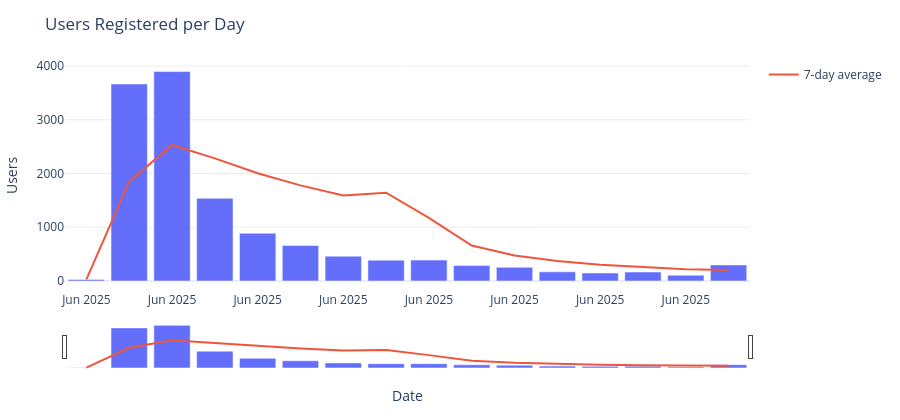

Notebook code for this chart:
### Markdown cell above
# No of Users registered per Date

This chart shows the number of users registered on each date using the `created_at` column.

### Code cell
date_series = pd.to_datetime(df['created_at'], errors='coerce')

counts = (
    pd.DataFrame({'date': date_series.dt.date})
      .dropna(subset=['date'])
      .groupby('date')
      .size()
      .reset_index(name='user_count')
      .sort_values('date')
)

counts['date'] = pd.to_datetime(counts['date'])
counts['rolling_7d'] = counts['user_count'].rolling(7, min_periods=1).mean()

fig = px.bar(
    counts, x='date', y='user_count',
    title='Users Registered per Day',
    labels={'date': 'Date', 'user_count': 'Users'},
    color_discrete_sequence=['#636EFA']
)

fig.add_scatter(
    x=counts['date'], y=counts['rolling_7d'],
    name='7-day average', mode='lines',
    line=dict(color='#EF553B', width=2)
)

fig.update_traces(hovertemplate='Date=%{x|%Y-%m-%d}<br>Users=%{y}')
fig.update_layout(
    hovermode='x unified', bargap=0.15,
    height=max(DEFAULT_HEIGHT, 420),
    xaxis=dict(title='Date', tickformat='%b %Y',
               showgrid=False, rangeslider=dict(visible=True)),
    yaxis=dict(title='Users', showgrid=True, gridcolor='rgba(0,0,0,0.08)')
)
fig.show()

save_plotly(fig, name='users_per_day', description='Number of users registered per day with 7-day rolling mean', friendly_name='Users Registered per Day')

### Figure 1 — Plotly figure (JSON) as saved in the notebook; plotly's stock layout.template omitted (floating-point values rounded to 4 significant figures)
{"data": [{"hovertemplate": "Date=%{x|%Y-%m-%d}<br>Users=%{y}", "legendgroup": "", "marker": {"color": "#636EFA", "pattern": {"shape": ""}}, "name": "", "orientation": "v", "showlegend": false, "textposition": "auto", "type": "bar", "x": ["2025-06-15T00:00:00", "2025-06-16T00:00:00", "2025-06-17T00:00:00", "2025-06-18T00:00:00", "2025-06-19T00:00:00", "2025-06-20T00:00:00", "2025-06-21T00:00:00", "2025-06-22T00:00:00", "2025-06-23T00:00:00", "2025-06-24T00:00:00", "2025-06-25T00:00:00", "2025-06-26T00:00:00", "2025-06-27T00:00:00", "2025-06-28T00:00:00", "2025-06-29T00:00:00", "2025-06-30T00:00:00"], "xaxis": "x", "y": [29, 3667, 3898, 1538, 889, 660, 463, 388, 390, 290, 255, 171, 148, 167, 108, 299], "yaxis": "y"}, {"hovertemplate": "Date=%{x|%Y-%m-%d}<br>Users=%{y}", "line": {"color": "#EF553B", "width": 2}, "mode": "lines", "name": "7-day average", "type": "scatter", "x": ["2025-06-15T00:00:00", "2025-06-16T00:00:00", "2025-06-17T00:00:00", "2025-06-18T00:00:00", "2025-06-19T00:00:00", "2025-06-20T00:00:00", "2025-06-21T00:00:00", "2025-06-22T00:00:00", "2025-06-23T00:00:00", "2025-06-24T00:00:00", "2025-06-25T00:00:00", "2025-06-26T00:00:00", "2025-06-27T00:00:00", "2025-06-28T00:00:00", "2025-06-29T00:00:00", "2025-06-30T00:00:00"], "y": [29.0, 1848.0, 2531.0, 2283.0, 2004.0, 1780.0, 1592.0, 1643.0, 1175.0, 659.7, 476.4, 373.9, 300.7, 258.4, 218.4, 205.4]}], "layout": {"bargap": 0.15, "barmode": "relative", "height": 420, "hovermode": "x unified", "legend": {"tracegroupgap": 0}, "title": {"text": "Users Registered per Day"}, "xaxis": {"anchor": "y", "domain": [0, 1], "rangeslider": {"visible": true}, "showgrid": false, "tickformat": "%b %Y", "title": {"text": "Date"}}, "yaxis": {"anchor": "x", "domain": [0, 1], "gridcolor": "rgba(0,0,0,0.08)", "showgrid": true, "title": {"text": "Users"}}}}
